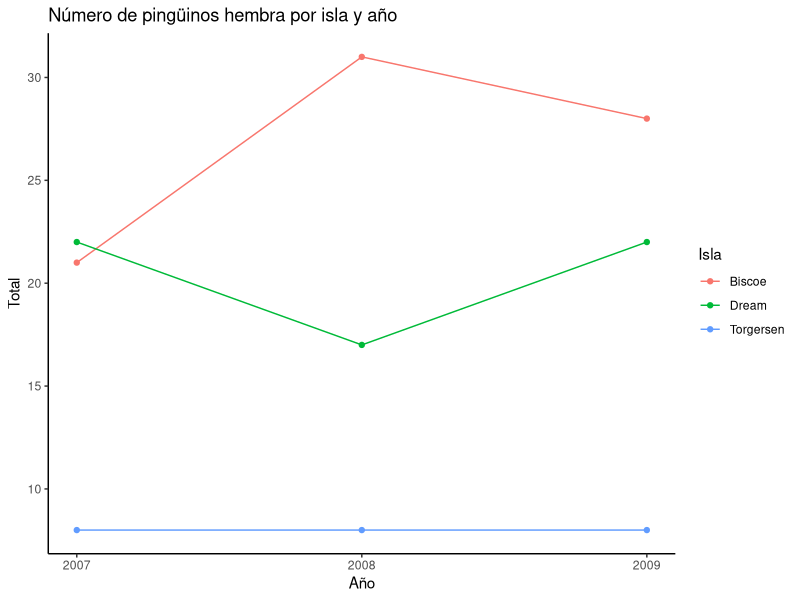

R code for this plot:
## ---- chunk 1
knitr::opts_chunk$set(echo = TRUE)
options(width = 300)
## ---- chunk 2
library(tidyverse)
library(palmerpenguins)
## ---- chunk 3
citation("palmerpenguins")
## ---- chunk 4
dplyr::glimpse(as.data.frame(penguins))
## ---- chunk 5
penguins %>%
  is_tibble()
## ---- chunk 6
penguins$bill_length_mm %>% 
  is.na() %>% 
  any()
## ---- chunk 7
penguins$bill_length_mm %>% 
  mean(na.rm = TRUE)
## ---- chunk 8
penguins %>% head(10)
## ---- chunk 9
penguins %>%
  select(species, year)
## ---- chunk 10
penguins %>%
  select (-year, -species)
## ---- chunk 11
penguins %>%
  select(where(is.numeric))
## ---- chunk 12
penguins %>%
  select(flipper_length_mm:year)
## ---- chunk 13
penguins %>%
  filter(island == "Dream")
## ---- chunk 14
penguins %>%
  filter(species == "Adelie",
         year > 2007,
         bill_length_mm < 40 | flipper_length_mm > 182,
         body_mass_g < mean(body_mass_g, na.rm = TRUE))
## ---- chunk 15
penguins %>%
  sample_frac(0.1)
## ---- chunk 16
penguins %>%
  sample_n(10)
## ---- chunk 17
penguins %>%
  mutate(island_char = as.character(island))
## ---- chunk 18
penguins %>%
  mutate(island_upper = as.character(island) %>% toupper())
## ---- chunk 19
penguins %>%
  mutate (bill_length_mm = if_else(bill_length_mm < 37,
                                true = 37,
                                false = bill_length_mm))
## ---- chunk 20
to_meters <- function(x){
  x/1000
}

penguins %>%
  mutate(across(ends_with("mm"), to_meters))
## ---- chunk 21
penguins %>%
  rename(observation_year = year)
## ---- chunk 22
penguins %>%
  mutate(across(ends_with("mm"), to_meters)) %>%
  rename_with(~ str_replace(string = .x,
                           pattern = "mm$",
                           replacement = "meters"))
## ---- chunk 23
penguins %>%
  summarise(mean_mass = mean(body_mass_g, na.rm = TRUE))
## ---- chunk 24
penguins %>%
  summarise(mean_mass = mean(body_mass_g, na.rm = TRUE),
            sd_mass = sd(body_mass_g, na.rm = TRUE))
## ---- chunk 25
penguins %>%
  summarise(
    across(where(is.numeric), mean, na.rm = TRUE), 
    across(where(is.factor), nlevels),
    n = n(), 
  )
## ---- chunk 26
penguins %>%
  group_by(species) %>%
  summarise(mean_mass = mean(body_mass_g, na.rm = TRUE))
## ---- chunk 27
penguins %>%
  group_by(species, island) %>% 
  summarise(mean_mass = mean(body_mass_g, na.rm = TRUE))
## ---- chunk 28
penguins %>%
  arrange(body_mass_g)
## ---- chunk 29
penguins %>%
  arrange(year, bill_length_mm)
## ---- chunk 30
penguins %>%
  arrange(desc(body_mass_g))
## ---- chunk 31
penguins %>%
  filter(sex == "female") %>%
  group_by(island, year) %>%
  summarise(frequency = n()) %>%
  ggplot(aes(x = year, y = frequency, color = island, group = island)) +
  geom_line() +
  geom_point() +
  labs (title = "Número de pingüinos hembra por isla y año", x = "Año", y = "Total", color = "Isla") +
  scale_x_continuous(breaks = 2007:2009) +
  theme_classic()
